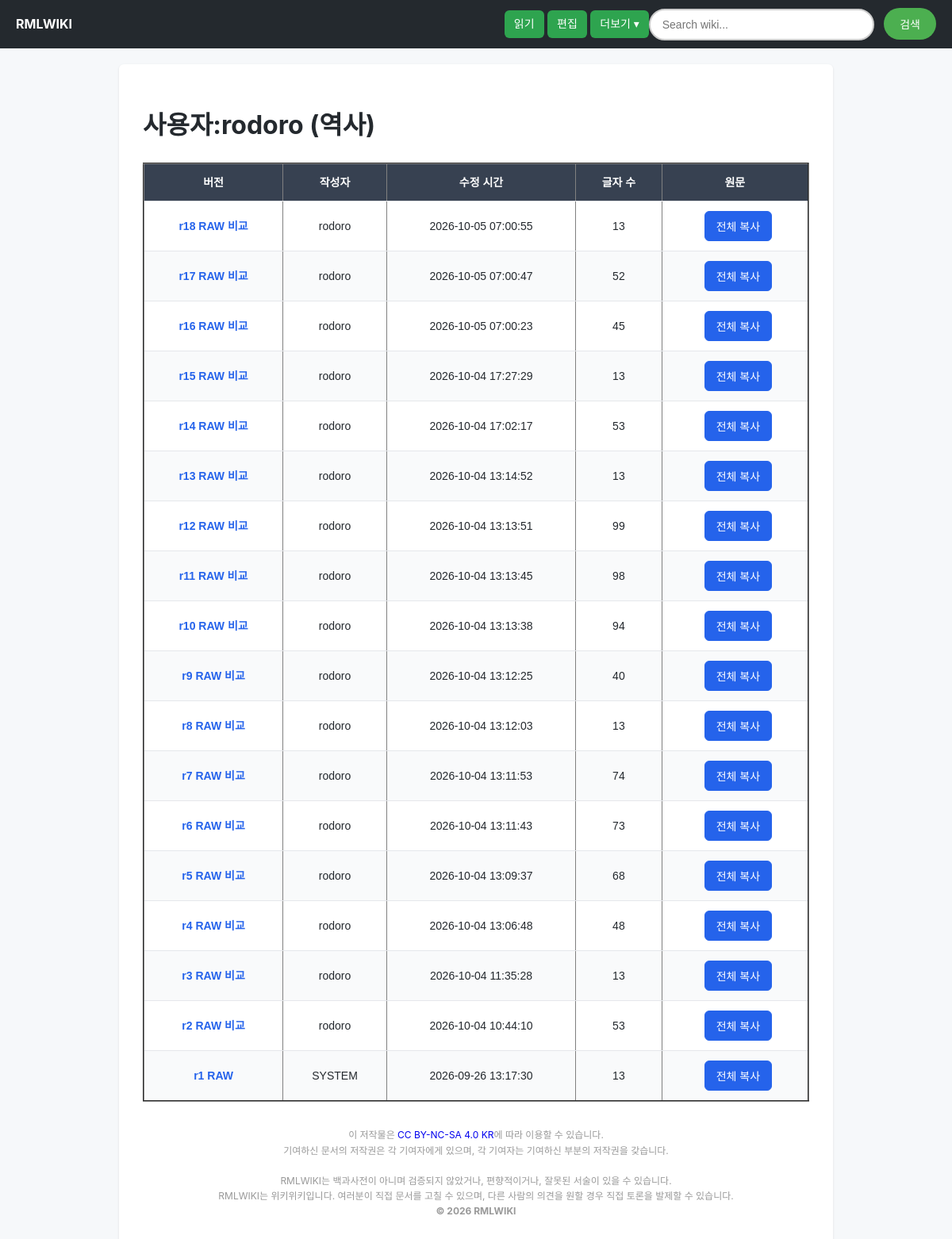
/history/사용자:rodoro, run on the app's committed database.
### tables this page shows
CREATE TABLE wiki_history (
            id INTEGER PRIMARY KEY AUTOINCREMENT,
            title TEXT,
            content TEXT,
            author TEXT,
            rev INTEGER,
            created_at TIMESTAMP DEFAULT CURRENT_TIMESTAMP
        );

### app.py (the view)
@app.route("/history/<path:Document>")
def history(Document):
    Document = prefix(Document)
    conn = sqlite3.connect(config.DB_PATH)
    cursor = conn.cursor()
    cursor.execute("""
        SELECT rev, author, datetime(created_at, '+9 hours'), LENGTH(content), content
        FROM wiki_history
        WHERE title = ?
        ORDER BY rev DESC
    """, (Document,))
    rows = cursor.fetchall()
    conn.close()
    return flask.render_template(
        "index.html",
        title=Document,
        mode="history",
        history_data=rows,
        wiki_name=config.WIKI_NAME,
        wiki_page=config.MAIN_PAGE,
        wiki_color=config.LOGO_COLOR
    )

### app.py (called while the page is built, shortened)
@app.context_processor
def inject_footer_content():
    return {
        "footer_content": config.FOOTER_CONTENT,
        "is_operator": is_admin_role(get_current_user_role())
    }

def prefix(Document):
    Document = urllib.parse.unquote(Document)
    if Document.startswith("문서:"):
        Document = Document[len("문서:"):]
    return Document

def is_admin_role(role):
    if role is None:
        return False

def get_current_user_role():
    if flask.session.get('operator_authenticated'):
        return 'admin'
    username = flask.session.get('user')
    if not username:
        return None

def get_client_ip():
    return flask.request.remote_addr or "unknown"

def get_active_blocks(target_type, target):
    if not target:
        return []
    now = datetime.datetime.now().replace(microsecond=0).isoformat(sep=" ")
    conn = sqlite3.connect(config.DB_PATH)
    try:
        rows = conn.execute(
            """
            SELECT id, target_type, target, expires_at, reason, action,
                   blocked_by, created_at
            FROM access_blocks
            WHERE active = 1
              AND target_type = ?
              AND target = ?
              AND (expires_at IS NULL OR expires_at > ?)
            ORDER BY id DESC
            """,
            (target_type, target, now)
        ).fetchall()
        return rows
    finally:
        conn.close()

@app.before_request
def enforce_access_blocks():
    if flask.request.endpoint == "static":
        return None
    if is_admin_role(get_current_user_role()):
        return None
    endpoint = flask.request.endpoint or ""
    method = flask.request.method
    candidates = []
    username = flask.session.get("user")
    if username:
        candidates.extend(get_active_blocks("id", username))
    if endpoint in {"login", "register"}:
        form_username = flask.request.form.get("id", "").strip()
        if form_username and form_username != username:
            candidates.extend(get_active_blocks("id", form_username))
    candidates.extend(get_active_blocks("ip", get_client_ip()))
    for block in candidates:
        if block_applies(block, endpoint, method):
            return render_blocked_response(block)
    return None

### templates/index.html (shortened to what this page needs)
<!DOCTYPE html>
<html lang="ko">
<head>
    <link rel="stylesheet" href="{{ url_for('static', filename='style.css') }}">
</head>
<body data-page-mode="{{ mode }}" data-document-title="{{ title }}" data-main-page="{{ wiki_page }}">
    <div class="menu">
        <a href="/w/{{ wiki_page }}" style="text-decoration: none; color: {{ wiki_color or 'white' }};"><b>{{ wiki_name or 'WIKI' }}</b></a>
        <a href="{{ url_for('view', Document=title) }}" class="box">읽기</a>&nbsp;
        <a href="{{ url_for('editing', Document=title) }}" class="box">편집</a>&nbsp;
        <details class="menu-more">
            <summary>더보기</summary>
        </details>
        <form action="/search">
            <input type="text" name="q" placeholder="Search wiki...">
            <button>검색</button>
        </form>
    </div>
    <div class="container">
        {% if mode == "w" %}
            <h1>{{ title }} {% if version %}(r{{ version }} 버전){% endif %}</h1>
            {% if come %}
                <div style="margin: 12px 0 16px; padding: 12px 14px; border: 1px solid #d0ebff; border-radius: 6px; background: #f1f8ff; color: #1864ab;">
                    <strong>↩ 리다이렉트 안내</strong><br>
                    이전 문서 <b>{{ come }}</b>에서 이 문서로 이동했습니다.<br>
                    <hr>
                    <a href="/edit/{{ come }}" style="color: #1864ab;"><strong>“{{ come }}” 문서 수정하러 가기</strong></a>
                </div>
            {% endif %}
            {% if letter %}
                <div class="Stub">이 문서는 토막글 문서입니다. 여러분의 기여로 문서를 가득 채워주시길 바랍니다.</div>
            {% endif %}
            <div class="wiki-body">
                {{ detail|safe }}
            </div>
        {% elif mode == "raw" %}
            <h1>{{ title }} (RAW r{{ version }})</h1>
            <textarea id="raw-document-content" class="wiki-raw-source" readonly>{{ raw_content }}</textarea>
            <button type="button" class="wiki-version-copy" data-copy-target="raw-document-content">전체 복사</button>
        {% elif mode == "edit" %}
            <h1>{{ title }} (편집)</h1>
            <form method='post' id="document-edit-form">
                <textarea name='content' rows='20' style="width: 100%; box-sizing: border-box;">{{ detail }}</textarea><br>
                <button type='submit' style="margin-top: 10px; padding: 10px 20px;">저장</button>
            </form>
        {% elif mode == "history" %}
            <h1>{{ title }} (역사)</h1>
            {% if history_data %}
                <table class="wiki-history-table" border="2">
                    <thead>
                        <tr>
                            <th>버전</th>
                            <th>작성자</th>
                            <th>수정 시간</th>
                            <th>글자 수</th>
                            <th>원문</th>
                        </tr>
                    </thead>
                    <tbody>
                    {% for row in history_data %}
                        <tr>
                            <td>
                                <a href="{{ url_for('view', Document=title, rev=row[0]) }}">r{{ row[0] }}</a>
                                <a href="{{ url_for('view', Document=title, raw=row[0]) }}">RAW</a>
                                {% if row[0] > 1 %}
                                    <a href="{{ url_for('compare', Document=title) }}?from={{ row[0] - 1 }}&amp;to={{ row[0] }}">비교</a>
                                {% endif %}
                            </td>
                            <td>{{ row[1] }}</td>
                            <td>{{ row[2] }}</td>
                            <td>{{ row[3] }}</td>
                            <td>
                                <button type="button" class="wiki-version-copy" data-copy-target="history-revision-{{ row[0] }}">전체 복사</button>
                            </td>
                        </tr>
                    {% endfor %}
                    </tbody>
                </table>
            {% else %}
                <p>역사가 존재하지 않습니다.</p>
            {% endif %}
        {% elif mode == "admin" %}
            <h1>{{ title }}</h1>
        {% endif %}
        {{ footer_content|safe }}
    </div>
</body>
</html>

### static/style.css (style rules this page uses)
body { font-family: -apple-system, BlinkMacSystemFont, "Segoe UI", Roboto, "Helvetica Neue", Arial, sans-serif; line-height: 1.6; color: #24292e; background-color: #f6f8fa; margin: 0; padding: 0; display: flex; flex-direction: column; align-items: center; }
.container { width: 100%; max-width: 900px; background: #ffffff; padding: 30px; margin: 20px 0; box-shadow: 0 1px 3px rgba(0,0,0,0.1); border-radius: 6px; box-sizing: border-box; }
.menu { width: 100%; background-color: #24292e; padding: 10px 20px; display: flex; justify-content: flex-end; box-sizing: border-box; align-items: center; }
.menu .box, .menu-more > summary, .wiki-btn-create { background-color: #2ea44f; color: white; border: none; padding: 6px 12px; font-size: 14px; font-weight: 500; border-radius: 6px; cursor: pointer; transition: background 0.2s; text-decoration: none; }
.menu > a:first-child { margin-right: auto; }
.menu-more { position: relative; }
.menu-more > summary { list-style: none; }
.menu-more > summary::after { content: " ▾"; }
a { text-decoration: none; }
.menu input[type="text"] { width: 250px; padding: 10px 15px; border: 2px solid #ccc; border-radius: 25px; font-size: 14px; outline: none; transition: all 0.3s ease; }
button { padding: 10px 20px; margin-left: 8px; border: none; border-radius: 25px; background-color: #4CAF50; color: white; font-size: 14px; cursor: pointer; transition: background-color 0.3s ease; }
footer { text-align: center; padding: 20px; font-size: 12px; color: #999; }
.wiki-history-table { width: 100%; border-collapse: collapse; margin-top: 20px; font-family: sans-serif; font-size: 14px; text-align: center; }
.wiki-history-table thead tr { background-color: #374151; color: #ffffff; font-weight: bold; }
.wiki-history-table th, .wiki-history-table td { padding: 12px 15px; border-bottom: 1px solid #e5e7eb; }
.wiki-history-table tbody tr:nth-of-type(even) { background-color: #f9fafb; }
.wiki-history-table td a { color: #2563eb; text-decoration: none; font-weight: bold; }
.wiki-version-copy { padding: 8px 14px; border: 1px solid #2563eb; border-radius: 6px; background-color: #2563eb; color: #ffffff; cursor: pointer; }

### data on the page
wiki_history: rev "18", author "rodoro", row "2026-10-05 07:00:55", row "13"
wiki_history: rev "17", author "rodoro", row "2026-10-05 07:00:47", row "52"
wiki_history: rev "16", author "rodoro", row "2026-10-05 07:00:23", row "45"
wiki_history: rev "15", author "rodoro", row "2026-10-04 17:27:29", row "13"
wiki_history: rev "14", author "rodoro", row "2026-10-04 17:02:17", row "53"
wiki_history: rev "13", author "rodoro", row "2026-10-04 13:14:52"
wiki_history: rev "12", author "rodoro", row "2026-10-04 13:13:51", row "99"
wiki_history: rev "11", author "rodoro", row "2026-10-04 13:13:45", row "98"
wiki_history: rev "10", author "rodoro", row "2026-10-04 13:13:38", row "94"
wiki_history: rev "9", author "rodoro", row "2026-10-04 13:12:25", row "40"
wiki_history: rev "8", author "rodoro", row "2026-10-04 13:12:03", row "13"
wiki_history: rev "7", author "rodoro", row "2026-10-04 13:11:53", row "74"
wiki_history: rev "6", author "rodoro", row "2026-10-04 13:11:43", row "73"
wiki_history: rev "5", author "rodoro", row "2026-10-04 13:09:37", row "68"
wiki_history: rev "4", author "rodoro", row "2026-10-04 13:06:48", row "48"
wiki_history: rev "3", author "rodoro", row "2026-10-04 11:35:28", row "13"
wiki_history: rev "2", author "rodoro", row "2026-10-04 10:44:10", row "53"
wiki_history: rev "1", author "SYSTEM", row "2026-09-26 13:17:30", row "13"

### other printed values
{{ wiki_name or 'WIKI' }} "RMLWIKI"
{{ title }} "사용자:rodoro"
